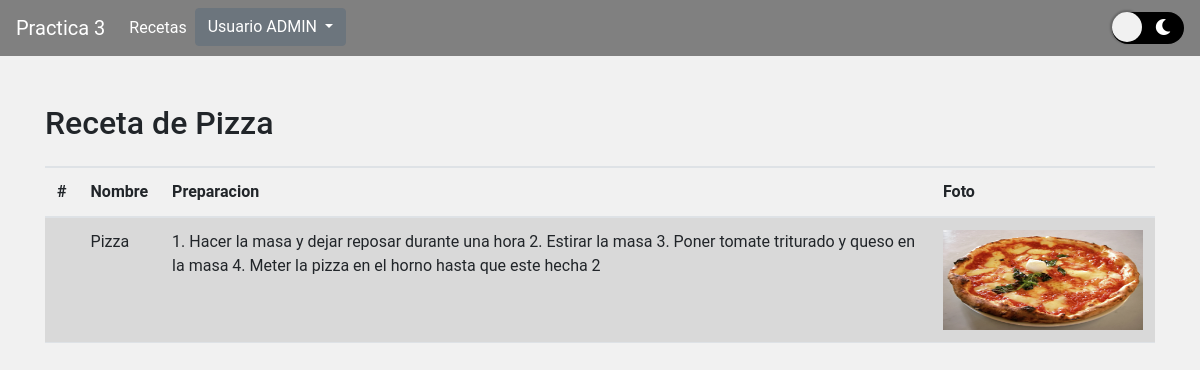
The page /busqueda/receta/7/ (signed in) on the database its author committed.
### recetas/models.py (models this page shows, shortened)
class Receta(models.Model):
  nombre       = models.CharField(max_length=200)
  preparación  = models.TextField(max_length=5000)
  foto         = models.FileField(upload_to='media/fotos')
  foto2 = models.FileField(upload_to='media/fotos')
  ...

### recetas/views.py (the view)
# urls.py: path('busqueda/receta/<int:receta_id>/', views.receta, name='receta'),
def receta(request, receta_id):
    receta = Receta.objects.get(pk=receta_id)
    context = {'receta': receta}
    return render(request,'receta.html', context)

### recetas/templates/receta.html
{% extends "index.html" %}
{% block content %}
{% if user.is_authenticated %}
<div class="pt-5 pb-3 border-bottom">
  <h1 class="h2">Receta de {{receta.nombre}}</h1>
</div>
<table class="table table-striped" id='table_recetas'>
    <thead>
        <tr>
            <th scope="col">#</th>
            <th scope="col">Nombre</th>
            <th scope="col">Preparacion</th>
            <th scope="col">Foto</th>
        </tr>
        </thead>
        <tbody>
        <tr>
            <th scope="row"></th>
            <td id='nombre'>{{ receta.nombre }}</td>
            <td id='preparacion'>{{ receta.preparación }}</td>
            <td><img class='image' style="width: 200px; height: 100px;" src="/media/{{receta.foto}}"/></td>
        </tr>
        </tbody>
</table>
{% else %}
<div style='margin-top:80px; margin-left:100px; color:red'>
    <h1 >Necesitas autenticarte para ver los detalles de la receta</h1>
</div>
{% endif %}
{% endblock content %}

### recetas/templates/index.html (shortened to what this page needs)
<!DOCTYPE html>
<html>
<head>
  <link href="https://cdn.jsdelivr.net/npm/bootstrap@5.2.2/dist/css/bootstrap.min.css" rel="stylesheet">
  <link rel="stylesheet" href="https://cdn.jsdelivr.net/npm/bootstrap@4.5.3/dist/css/bootstrap.min.css">
  <link rel="stylesheet" href="https://use.fontawesome.com/releases/v5.3.1/css/all.css">
  {% load static %}
  <link rel='stylesheet' href="{% static 'estilos.css' %}">
<body>
    <nav class="navbar navbar-expand-lg navbar-light">
        <a class="navbar-brand" style='color:white' href="/">Practica 3</a>
        <div class="collapse navbar-collapse" id="navbarTogglerDemo02">
          <ul class="navbar-nav mr-auto mt-2 mt-lg-0">
            <li class="nav-item active">
              <a class="nav-link" style='color:white' href="/busqueda">Recetas<span class="sr-only">(current)</span></a>
            </li>
            <div class="dropdown">
              <button class="btn btn-secondary dropdown-toggle" type="button" id="dropdownMenuButton1" data-bs-toggle="dropdown" aria-expanded="false">
                Usuario {{user.username | upper}}
              </button>
            </div>
          </ul>
          <div class="nav-item ">
            <button class='switch' id='switch'>
                <span><i class='fas fa-sun'></i></span>
                <span><i class='fas fa-moon'></i></spam>
            </button>
          </div>
        </div>
    </nav>
      <div class="container">
        {%block content%}{% endblock content %}
      </div>
  </body>

### recetas/static/estilos.css (style rules this page uses)
body { background: #f1f1f1; font-family: "Roboto", sans-serif; transition: 0.3s ease all; }
nav { background-color: gray; }
.switch { background: black; border-radius: 1000px; position: relative; border: none; cursor: pointer; display: flex; outline: none; }
.switch::after { content: ""; display: block; width: 30px; height: 30px; position: absolute; background: #F1F1F1; top: 0; left: 0; right: unset; border-radius: 100px; transition: 0.3s ease all; box-shadow: 0px 0px 2px 2px rgba(0, 0, 0, 0.2); }
.switch span { width: 30px; height: 30px; line-height: 30px; display: block; background: none; color: #fff; }
.dropdown { position: relative; display: inline-block; }

### rows shown on the page
Receta: nombre "Pizza", preparación "1. Hacer la masa y dejar reposar durante una hora 2. Estirar la masa 3. Poner tomate triturado y queso en la masa 4. Meter la pizza en el horno hasta que este hecha 2", foto (picture)

### other values the page prints
{{ user.username | upper }} "ADMIN"
